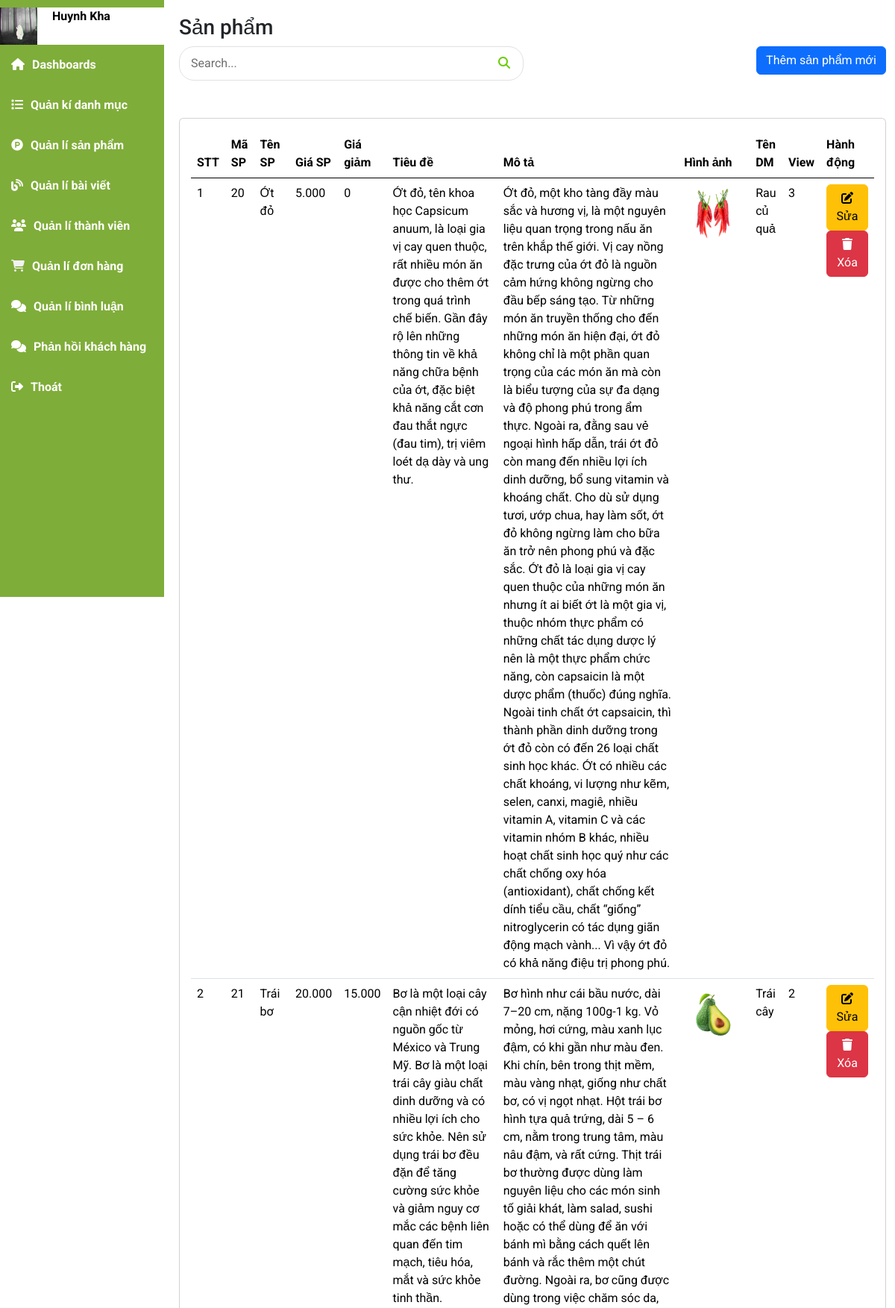
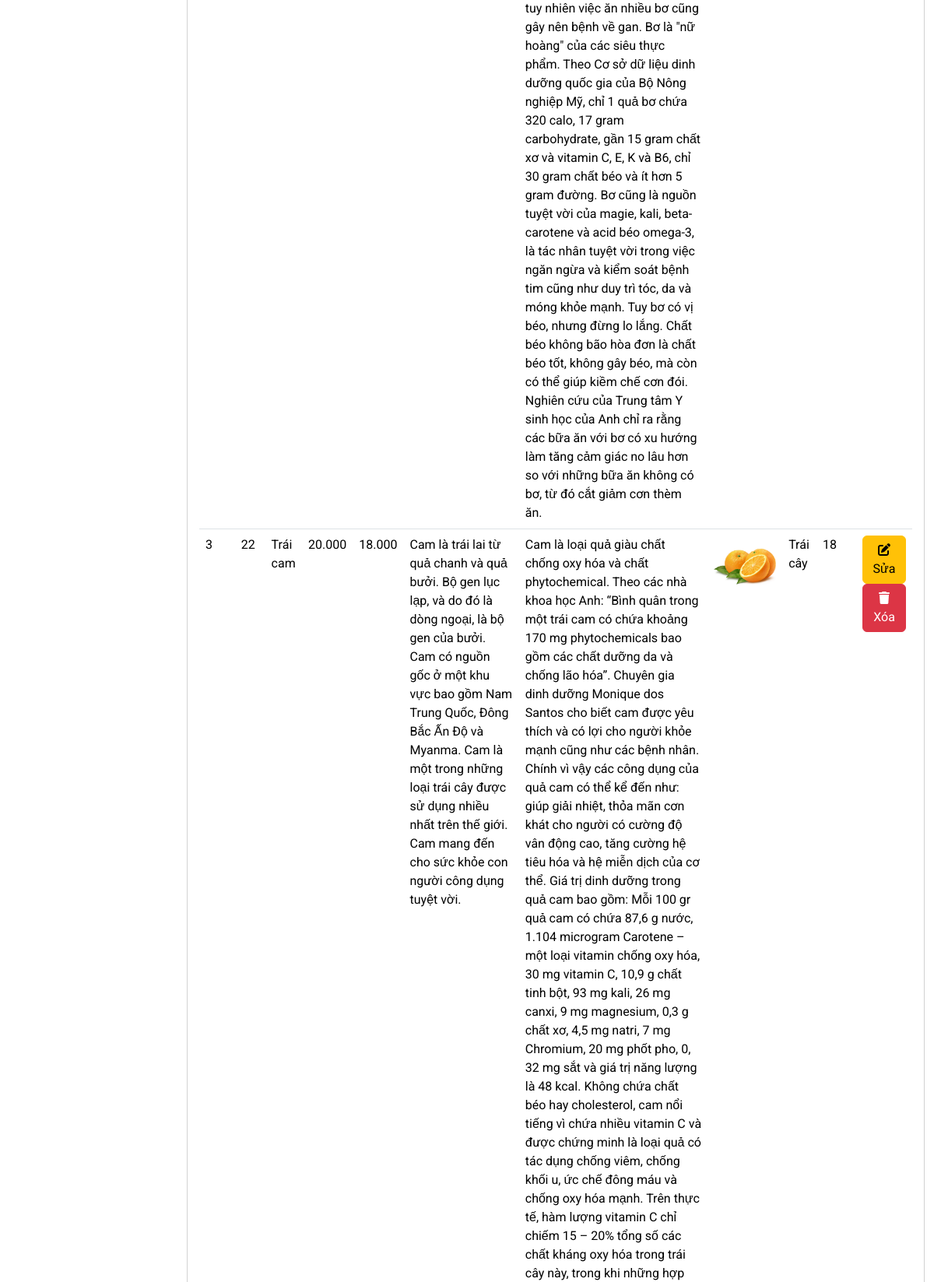
Screenshot of /index.php?mod=admin&act=admin_product (signed in, upper part) with the database file from the repository (2 pictures, top to bottom).
### tables this page shows
CREATE TABLE `sanpham` (
  `MaSP` int NOT NULL,
  `TenSP` varchar(50) NOT NULL,
  `GiaSP` double(10,0) NOT NULL DEFAULT '0' COMMENT 'Tiền Việt không có chữ số thập phân, mặc định là 0(nếu =0 thì hết hàng ví dụ )',
  `HinhAnh` text NOT NULL,
  `TieuDe` text,
  `MoTa` text,
  `MaDM` int DEFAULT NULL,
  `LuotXem` int NOT NULL,
  `GiaGiam` double(10,0) NOT NULL DEFAULT '0'
);

CREATE TABLE `danhmuc` (
  `MaDM` int NOT NULL,
  `TenDM` varchar(50) NOT NULL,
  `SoThuTu` int DEFAULT NULL COMMENT 'số thứ tự mà danh mục sẽ xuất hiện , tùy mình sắp xếp',
  `UuTien` tinyint(1) DEFAULT NULL COMMENT '0: là cho nó ẩn đi, 1 là cho nó xuất hiện tại trang chủ',
  `HinhAnh` text
);

### model/m_pdo.php (called while the page is built, shortened)
<?php
function pdo_get_connection(){
    $dburl = "mysql:host=localhost;dbname=organic;charset=utf8";
    $username = 'root';
    $password = '';
    $conn = new PDO($dburl, $username, $password);
    $conn->setAttribute(PDO::ATTR_ERRMODE, PDO::ERRMODE_EXCEPTION);
    return $conn;
}
function pdo_query($sql){
    $sql_args = array_slice(func_get_args(), 1);
    try{
        $conn = pdo_get_connection();
        $stmt = $conn->prepare($sql);
        $stmt->execute($sql_args);
        $rows = $stmt->fetchAll();
        return $rows;
    }
    catch(PDOException $e){
        throw $e;
    }
    finally{
        unset($conn);
    }
}

### model/m_admin.php (called while the page is built, shortened)
<?php
    include_once 'model/m_pdo.php';
        function get_productadmin($keyword,$page=1){
            $BatDau = ($page - 1) * 6;
            return pdo_query("SELECT sp.*,dm.TenDM FROM sanpham sp INNER JOIN danhmuc dm ON sp.MaDM=dm.MaDM WHERE TenSP LIKE '%$keyword%' LIMIT $BatDau,6");
        }
?>

### view/admin/v_admin_product.php (the view, shortened to what this page needs)
<div class="main-content">
    <h3 class="title-page">
        Sản phẩm
    </h3>
    <div class="row">
        <div class="col-md-6">
            <div class="blog__sidebar__search">
                <form action="index.php?mod=admin&act=admin_product" method="post">
                    <input type="text" name="keyword" placeholder="Search...">
                    <button type="submit" name="search_product"><i class="fa-solid fa-magnifying-glass" style="color: #69cc05;"></i></button>
                </form>
            </div>
        </div>
        <div class="col-md-6">
            <div class="d-flex justify-content-end">
                <a href="index.php?mod=admin&act=admin_add_product" class="btn btn-primary mb-2">Thêm sản phẩm  mới</a>
            </div>
        </div>
    </div>
    <section class="row">
        <div class="col-sm-12 col-md-12 col xl-12">
            <div class="card chart">
                <table class="table">
                    <thead>
                        <tr>
                            <th>STT</th>
                            <th>Mã SP</th>
                            <th>Tên SP</th>
                            <th>Giá SP</th>
                            <th>Giá giảm</th>
                            <th>Tiêu đề</th>
                            <th>Mô tả</th>
                            <th>Hình ảnh</th>
                            <th>Tên DM</th>
                            <th>View</th>
                            <th>Hành động</th>
                        </tr>
                    </thead>
                    <tbody>
                        <?php
                            $stt = 1;
                            foreach($sanphamall as $product):
                        ?>
                        <tr>
                            <td><?=$stt?></td>
                            <td><?=$product['MaSP']?></td>
                            <td><?=$product['TenSP']?></td>
                            <td><?=number_format($product['GiaSP'],"0",",",".")?></td>
                            <td><?=number_format($product['GiaGiam'],"0",",",".")?></td>
                            <td><?=$product['TieuDe']?></td>
                            <td><?=$product['MoTa']?></td>
                            <td><img src="view/img/traicay/<?=$product['HinhAnh']?>" alt="" style="width:80px; height:80px; object-fit:cover;"></td>
                            <td><?=$product['TenDM']?></td>
                            <td><?=$product['LuotXem']?></td>
                            <td>
                                <a href="index.php?mod=admin&act=admin_edit_product&MaSP=<?=$product['MaSP']?>" class="btn btn-warning"><i class="fa-solid fa-pen-to-square"></i> Sửa</a>
                                <a href="index.php?mod=admin&act=admin_delete_product&MaSP=<?=$product['MaSP']?>" class="btn btn-danger"><i class="fa-solid fa-trash"></i> Xóa</a>
                            </td>
                        </tr>
                        <?php
                            $stt++;
                            endforeach;
                        ?>
                    </tbody>
                </table>
            </div>
        </div>
    </section>
</div>

### view/css/admin.css (style rules this page uses)
* { padding: 0; margin: 0; box-sizing: border-box; font-family: 'Roboto', sans-serif; }
body { background-color: #e6e6e6; }
.main-content { padding-left: 240px; padding-bottom: 20px; }
.main-content .title-page { padding-top: 20px; }
.chart { padding: 15px; border-radius: 10px; }
.blog__sidebar__search { margin-bottom: 50px; }
.blog__sidebar__search form { position: relative; }
.blog__sidebar__search form input { width: 100%; height: 46px; font-size: 16px; color: #6f6f6f; padding-left: 15px; border: 1px solid #e1e1e1; border-radius: 20px; }
.blog__sidebar__search form input::placeholder { color: #6f6f6f; }
.blog__sidebar__search form button { font-size: 16px; color: #6f6f6f; background: transparent; border: none; position: absolute; right: 0; top: 0; height: 100%; padding: 0px 18px; }

### rows the page displays
sanpham: MaSP "20", TenSP "Ớt đỏ", GiaSP "5.000", GiaGiam "0", TieuDe "Ớt đỏ, tên khoa học Capsicum anuum, là loại gia vị cay quen thuộc, rất nhiều món ăn được cho thêm ớt trong quá trình chế biến. Gần đây rộ lên những thông tin về khả năng chữa bệnh của ớt, đặc biệt khả năng cắt cơn đau thắt ngực (đau tim), trị viêm loét dạ dày và ung thư.", MoTa "Ớt đỏ, một kho tàng đầy màu sắc và hương vị, là một nguyên liệu quan trọng trong nấu ăn trên khắp thế giới. Vị cay nồng đặc trưng của ớt đỏ là nguồn cảm hứng không ngừng cho đầu bếp sáng tạo. Từ những món ăn truyền thống cho đến những món ăn hiện đại, ớt đỏ không chỉ là một phần quan trọng của các món ăn mà còn là biểu tượng của sự đa dạng và độ phong phú trong ẩm thực. Ngoài ra, đằng sau vẻ ngoại hình hấp dẫn, trái ớt đỏ còn mang đến nhiều lợi ích dinh dưỡng, bổ sung vitamin và khoáng chất. Cho dù sử dụng tươi, ướp chua, hay làm sốt, ớt đỏ không ngừng làm cho bữa ăn trở nên phong phú và đặc sắc. Ớt đỏ là loại gia vị cay quen thuộc của những món ăn nhưng ít ai biết ớt là một gia vị, thuộc…", HinhAnh (picture), MaDM.TenDM "Rau củ quả", LuotXem "3"
sanpham: MaSP "21", TenSP "Trái bơ", GiaSP "20.000", GiaGiam "15.000", TieuDe "Bơ là một loại cây cận nhiệt đới có nguồn gốc từ México và Trung Mỹ. Bơ là một loại trái cây giàu chất dinh dưỡng và có nhiều lợi ích cho sức khỏe. Nên sử dụng trái bơ đều đặn để tăng cường sức khỏe và giảm nguy cơ mắc các bệnh liên quan đến tim mạch, tiêu hóa, mắt và sức khỏe tinh thần.", MoTa "Bơ hình như cái bầu nước, dài 7–20 cm, nặng 100g-1 kg. Vỏ mỏng, hơi cứng, màu xanh lục đậm, có khi gần như màu đen. Khi chín, bên trong thịt mềm, màu vàng nhạt, giống như chất bơ, có vị ngọt nhạt. Hột trái bơ hình tựa quả trứng, dài 5 – 6 cm, nằm trong trung tâm, màu nâu đậm, và rất cứng. Thịt trái bơ thường được dùng làm nguyên liệu cho các món sinh tố giải khát, làm salad, sushi hoặc có thể dùng để ăn với bánh mì bằng cách quết lên bánh và rắc thêm một chút đường. Ngoài ra, bơ cũng được dùng trong việc chăm sóc da, tuy nhiên việc ăn nhiều bơ cũng gây nên bệnh về gan. Bơ là \"nữ hoàng\" của các siêu thực phẩm. Theo Cơ sở dữ liệu dinh dưỡng quốc gia của Bộ Nông nghiệp Mỹ, chỉ 1 quả bơ chứa…", HinhAnh (picture), MaDM.TenDM "Trái cây", LuotXem "2"
sanpham: MaSP "22", TenSP "Trái cam", GiaSP "20.000", GiaGiam "18.000", TieuDe "Cam là trái lai từ quả chanh và quả bưởi. Bộ gen lục lạp, và do đó là dòng ngoại, là bộ gen của bưởi. Cam có nguồn gốc ở một khu vực bao gồm Nam Trung Quốc, Đông Bắc Ấn Độ và Myanma. Cam là một trong những loại trái cây được sử dụng nhiều nhất trên thế giới. Cam mang đến cho sức khỏe con người công dụng tuyệt vời.", HinhAnh (picture), MaDM.TenDM "Trái cây", LuotXem "18"

### other values shown
$_SESSION['user']['HoTen'] "Huynh Kha"
